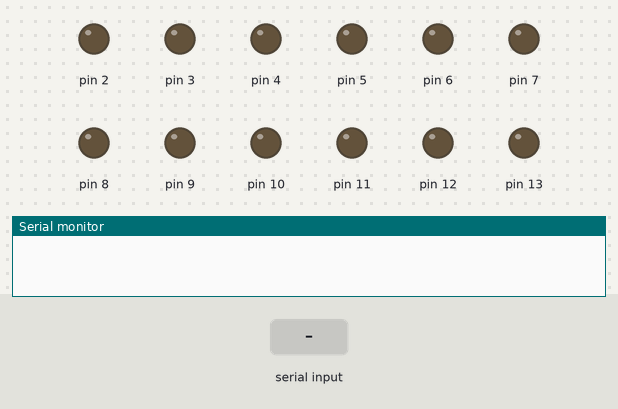
The sketch below on a simulated Arduino Uno, built with avr-gcc and run on an emulated ATmega328P. On the bench: output pins drawn as LEDs (lit = HIGH), the last lines printed to the serial monitor. Dashed ring = blinking. The test bench sets the inputs (shaded band).

Above: at 1.2 s.
1.3 s: "90,45\n" received over Serial
At 2.7 s:
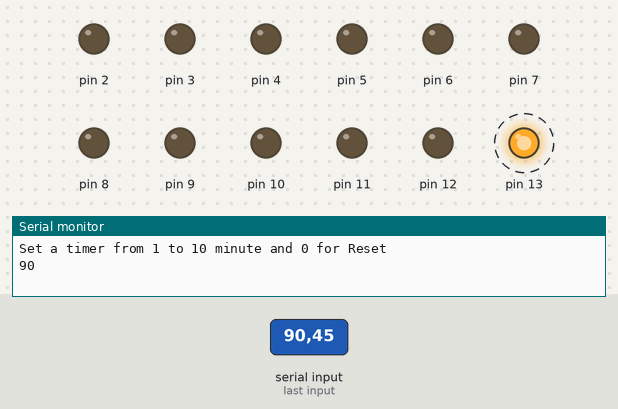
At 12.7 s:
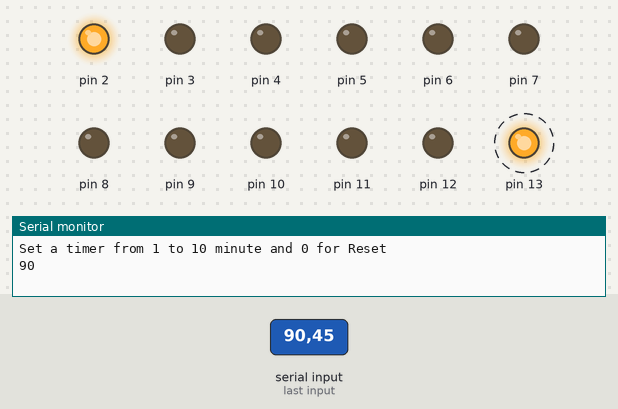
Timing chart, 0 to 14.3 s (numbered marks = the images above; inputs shaded):
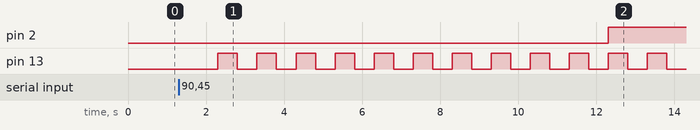

Measured:
- after the input at 1.3 s, pin 2: LOW → HIGH after 11.0 s; pin 13: alternates HIGH for 0.50 s and LOW for 0.50 s, starting after 1.0 s

The sketch:

LED.ino
```cpp
String a;
int number;

void setup() {
  pinMode(13, OUTPUT);
  pinMode(12, OUTPUT);
  pinMode(11, OUTPUT);
  pinMode(10, OUTPUT);
  pinMode(9, OUTPUT);
  pinMode(8, OUTPUT);
  pinMode(7, OUTPUT);
  pinMode(6, OUTPUT);
  pinMode(5, OUTPUT);
  pinMode(4, OUTPUT);
  pinMode(3, OUTPUT);
  pinMode(2, OUTPUT);
  Serial.begin(9600);
}
void loop() {
  if (Serial.available()) {
    Serial.println("Set a timer from 1 to 10 minute and 0 for Reset");
    a = Serial.readString();
    number = a.toInt();
    Serial.println(number);
//    it is for reset
    if (number == 0) {
      for (int k = 0; k < 11; k++) {
        digitalWrite(k + 2, LOW);
      }
    }
    else {
      for (int i = 0; i < number; i++) {
        for (int j = 0; j < 10; j++) {
          digitalWrite(13, HIGH);
          delay(500);
          digitalWrite(13, LOW);
          delay(500);
        }
        digitalWrite(i + 2, HIGH);
      }
      digitalWrite(12, HIGH);
    }
    Serial.println("The End");
  }
}
```
